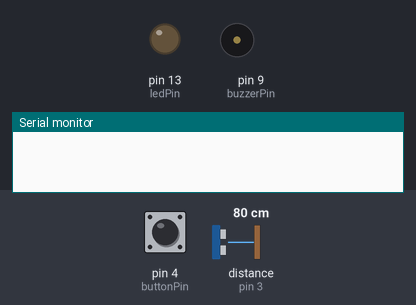
This sketch was run on a simulated Arduino Uno, built with avr-gcc and run on an emulated ATmega328P. Shown: output pins drawn as LEDs (lit = HIGH), buzzer (waves = sounding, pin HIGH), the last lines printed to the serial monitor. The test bench sets the inputs (shaded band); at power-on: pin 4 (buttonPin) HIGH, distance to the obstacle (sensor on pin 3) 80 cm. The echo pulse lasts 58.3 µs per cm; pins used as bus, display or sensor lines are not drawn.

Above: at 1.2 s.
1.3 s: pin 4 (buttonPin) pulled LOW for 0.15 s
3.3 s: distance to the obstacle (sensor on pin 3) set to 54 cm
4.8 s: distance to the obstacle (sensor on pin 3) set to 47 cm
At 5.7 s:
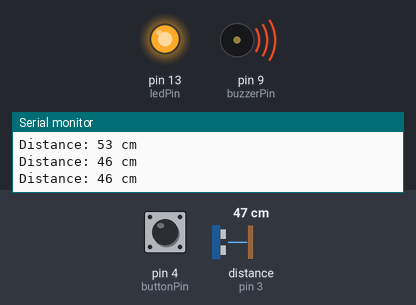
6.3 s: distance to the obstacle (sensor on pin 3) set to 60 cm
At 7.3 s:
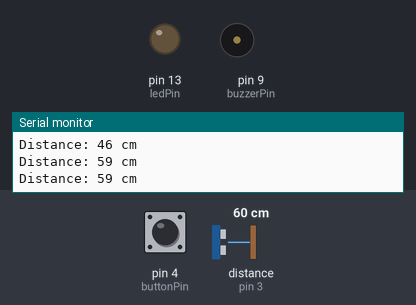
7.8 s: distance to the obstacle (sensor on pin 3) set to 2 cm
At 8.8 s:
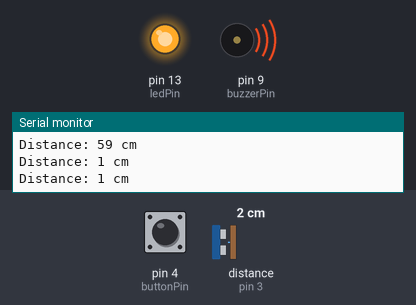
Timing chart, 0 to 10.4 s (numbered marks = the images above; inputs shaded):
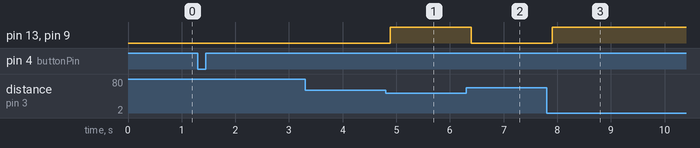

Measured:
- the behaviour switches between 51 and 50 cm on distance to the obstacle (sensor on pin 3) (found by bisection; images 0 and 1)
- after the input at 4.8 s, pin 13 (ledPin), pin 9 (buzzerPin): LOW → HIGH after 0.09 s
- after the input at 6.3 s, pin 13 (ledPin), pin 9 (buzzerPin): HIGH → LOW after 0.10 s
- after the input at 7.8 s, pin 13 (ledPin), pin 9 (buzzerPin): LOW → HIGH after 0.11 s

The sketch:

sketch_may13a.ino
```cpp
#define trigPin 2
#define echoPin 3
#define ledPin 13         // Вбудована лампочка на платі
#define buzzerPin 9       // Пін для базера
#define buttonPin 4       // Пін для кнопки

bool systemState = false;  // Стан системи (ввімкнено/вимкнено)
bool lastButtonState = LOW;

void setup() {
  Serial.begin(9600);
  pinMode(trigPin, OUTPUT);
  pinMode(echoPin, INPUT);
  pinMode(ledPin, OUTPUT);
  pinMode(buzzerPin, OUTPUT);
  pinMode(buttonPin, INPUT_PULLUP); // Вмикаємо внутрішній підтягуючий резистор
}

void loop() {
  long duration, distance;

  // Зчитуємо стан кнопки
  bool buttonState = digitalRead(buttonPin);

  // Перевірка зміни стану кнопки (для уникнення помилок через дрижання контактів)
  if (buttonState == LOW && lastButtonState == HIGH) {
    systemState = !systemState;   // Змінюємо стан системи на протилежний
    delay(50);                    // Затримка для уникнення дрижання контактів
  }

  lastButtonState = buttonState;  // Оновлюємо стан кнопки

  // Якщо система вимкнена, вимикаємо лампочку і базер та виходимо з loop
  if (!systemState) {
    digitalWrite(ledPin, LOW);
    digitalWrite(buzzerPin, LOW);
    return;
  }

  // Якщо система ввімкнена, вимірюємо відстань
  digitalWrite(trigPin, LOW);
  delayMicroseconds(2);
  digitalWrite(trigPin, HIGH);
  delayMicroseconds(10);
  digitalWrite(trigPin, LOW);

  // Отримуємо тривалість сигналу
  duration = pulseIn(echoPin, HIGH);

  // Розраховуємо відстань у сантиметрах
  distance = duration * 0.034 / 2;

  // Виводимо відстань у серійну консоль
  Serial.print("Distance: ");
  Serial.print(distance);
  Serial.println(" cm");

  // Якщо відстань менша за 50 см, вмикаємо лампочку та базер
  if (distance < 50) {
    digitalWrite(ledPin, HIGH);    // Лампочка вмикається
    digitalWrite(buzzerPin, HIGH); // Базер вмикається
  } else {
    digitalWrite(ledPin, LOW);     // Лампочка вимикається
    digitalWrite(buzzerPin, LOW);  // Базер вимикається
  }

  delay(500); // Затримка перед наступним вимірюванням
}
```
